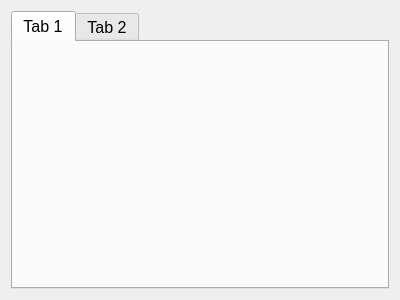
<?xml version="1.0" encoding="UTF-8"?>
<ui version="4.0">
 <class>PartiesContainerForm</class>
 <widget class="QWidget" name="PartiesContainerForm">
  <property name="geometry">
   <rect>
    <x>0</x>
    <y>0</y>
    <width>400</width>
    <height>300</height>
   </rect>
  </property>
  <property name="font">
   <font>
    <pointsize>12</pointsize>
   </font>
  </property>
  <property name="windowTitle">
   <string>Form</string>
  </property>
  <layout class="QHBoxLayout" name="horizontalLayout">
   <item>
    <widget class="QTabWidget" name="partyTabWidget">
     <widget class="QWidget" name="tab">
      <attribute name="title">
       <string>Tab 1</string>
      </attribute>
     </widget>
     <widget class="QWidget" name="tab_2">
      <attribute name="title">
       <string>Tab 2</string>
      </attribute>
     </widget>
    </widget>
   </item>
  </layout>
 </widget>
 <resources/>
 <connections/>
</ui>
